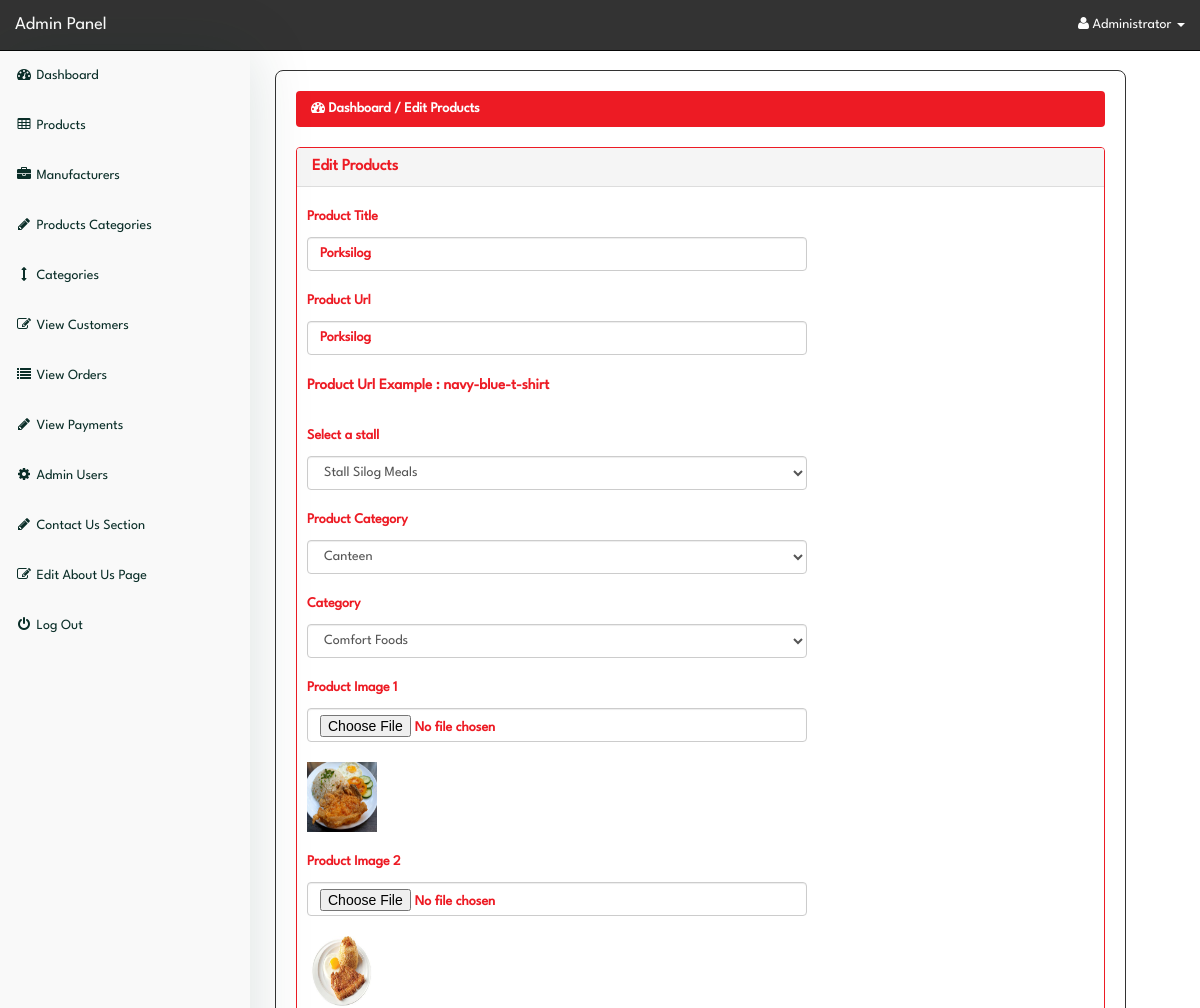
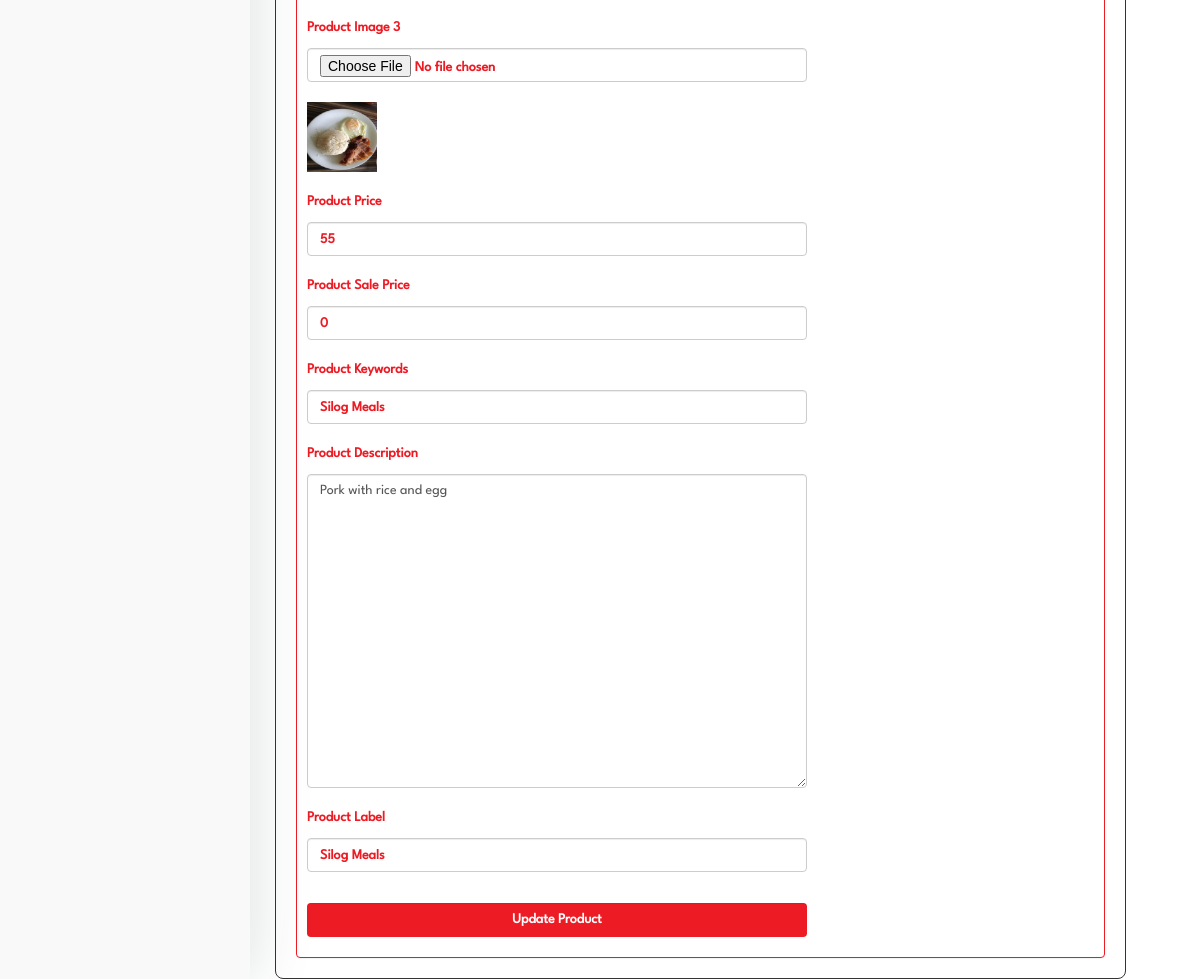
Page /admin/index.php?edit_product=25 (signed in) on the committed database (2 pictures, top to bottom).
### tables this page shows
CREATE TABLE `products` (
  `product_id` int(10) NOT NULL,
  `p_cat_id` int(10) NOT NULL,
  `cat_id` int(10) NOT NULL,
  `manufacturer_id` int(10) NOT NULL,
  `date` timestamp NOT NULL DEFAULT current_timestamp() ON UPDATE current_timestamp(),
  `product_title` text NOT NULL,
  `product_url` text NOT NULL,
  `product_img1` text NOT NULL,
  `product_img2` text NOT NULL,
  `product_img3` text NOT NULL,
  `product_price` int(10) NOT NULL,
  `product_psp_price` int(100) NOT NULL,
  `product_desc` text NOT NULL,
  `product_keywords` text NOT NULL,
  `product_label` text NOT NULL,
  `status` varchar(255) NOT NULL
);

CREATE TABLE `manufacturers` (
  `manufacturer_id` int(10) NOT NULL,
  `manufacturer_title` text NOT NULL,
  `contact` bigint(11) NOT NULL
);

CREATE TABLE `product_categories` (
  `p_cat_id` int(10) NOT NULL,
  `p_cat_title` text NOT NULL
);

CREATE TABLE `categories` (
  `cat_id` int(10) NOT NULL,
  `cat_title` text NOT NULL
);

### admin/edit_product.php (the view, shortened to what this page needs)
<?php
if(!isset($_SESSION['admin_email'])){
echo "<script>window.open('login.php','_self')</script>";
}
else {
?>
<?php
if(isset($_GET['edit_product'])){
$edit_id = $_GET['edit_product'];
$get_p = "select * from products where product_id='$edit_id'";
$run_edit = mysqli_query($con,$get_p);
$row_edit = mysqli_fetch_array($run_edit);
$p_title = $row_edit['product_title'];
$p_cat = $row_edit['p_cat_id'];
$cat = $row_edit['cat_id'];
$m_id = $row_edit['manufacturer_id'];
$p_image1 = $row_edit['product_img1'];
$p_image2 = $row_edit['product_img2'];
$p_image3 = $row_edit['product_img3'];
$p_price = $row_edit['product_price'];
$p_desc = $row_edit['product_desc'];
$p_keywords = $row_edit['product_keywords'];
$psp_price = $row_edit['product_psp_price'];
$p_label = $row_edit['product_label'];
$p_url = $row_edit['product_url'];
}
$get_manufacturer = "select * from manufacturers where manufacturer_id='$m_id'";
$run_manufacturer = mysqli_query($con,$get_manufacturer);
$row_manfacturer = mysqli_fetch_array($run_manufacturer);
$manufacturer_id = $row_manfacturer['manufacturer_id'];
$manufacturer_title = $row_manfacturer['manufacturer_title'];
$get_p_cat = "select * from product_categories where p_cat_id='$p_cat'";
$run_p_cat = mysqli_query($con,$get_p_cat);
$row_p_cat = mysqli_fetch_array($run_p_cat);
$p_cat_title = $row_p_cat['p_cat_title'];
$get_cat = "select * from categories where cat_id='$cat'";
$run_cat = mysqli_query($con,$get_cat);
$row_cat = mysqli_fetch_array($run_cat);
$cat_title = $row_cat['cat_title'];
?>
<!DOCTYPE html>
<html>
<head>
</head>
<body>
  <div class="row">
    <div class="col-lg-12">
      <ol class="breadcrumb">
        <li class="active">
          <i class="fa fa-dashboard"> </i> Dashboard / Edit Products
        </li>
      </ol>
    </div>
  </div>
  <div class="row">
    <div class="col-lg-12">
      <div class="panel panel-default">
        <div class="panel-heading">
          <h3 class="panel-title">
             Edit Products
          </h3>
        </div>
        <div class="panel-body">
          <form class="form-horizontal" method="post" enctype="multipart/form-data">
            <div class="form-group">
              <label class="col-md-3 control-label"> Product Title </label>
              <div class="col-md-6">
                <input type="text" name="product_title" class="form-control" required value="<?php echo $p_title; ?>">
              </div>
            </div>
            <div class="form-group">
              <label class="col-md-3 control-label"> Product Url </label>
              <div class="col-md-6">
                <input type="text" name="product_url" class="form-control" required value="<?php echo $p_url; ?>">
                <br>
                <p style="font-size:15px; font-weight:bold;">
                  Product Url Example : navy-blue-t-shirt
                </p>
              </div>
            </div>
            <div class="form-group">
              <label class="col-md-3 control-label"> Select a stall </label>
              <div class="col-md-6">
                <select name="manufacturer" class="form-control">
                  <option value="<?php echo $manufacturer_id; ?>">
                    <?php echo $manufacturer_title; ?>
                  </option>
                </select>
              </div>
            </div>
            <div class="form-group">
              <label class="col-md-3 control-label"> Product Category </label>
              <div class="col-md-6">
                <select name="product_cat" class="form-control">
                  <option value="<?php echo $p_cat; ?>"> <?php echo $p_cat_title; ?> </option>
                </select>
              </div>
            </div>
            <div class="form-group">
              <label class="col-md-3 control-label"> Category </label>
              <div class="col-md-6">
                <select name="cat" class="form-control">
                  <option value="<?php echo $cat; ?>"> <?php echo $cat_title; ?> </option>
                </select>
              </div>
            </div>
            <div class="form-group">
              <label class="col-md-3 control-label"> Product Image 1 </label>
              <div class="col-md-6">
                <input type="file" name="product_img1" class="form-control">
                <br><img src="product_images/food/<?php echo $p_image1; ?>" width="70" height="70">
              </div>
            </div>
            <div class="form-group">
              <label class="col-md-3 control-label"> Product Image 2 </label>
              <div class="col-md-6">
                <input type="file" name="product_img2" class="form-control">
                <br><img src="product_images/food/<?php echo $p_image2; ?>" width="70" height="70">
              </div>
            </div>
            <div class="form-group">
              <label class="col-md-3 control-label"> Product Image 3 </label>
              <div class="col-md-6">
                <input type="file" name="product_img3" class="form-control">
                <br><img src="product_images/food/<?php echo $p_image3; ?>" width="70" height="70">
              </div>
            </div>
            <div class="form-group">
              <label class="col-md-3 control-label"> Product Price </label>
              <div class="col-md-6">
                <input type="text" name="product_price" class="form-control" required value="<?php echo $p_price; ?>">
              </div>
            </div>
            <div class="form-group">
              <label class="col-md-3 control-label"> Product Sale Price </label>
              <div class="col-md-6">
                <input type="text" name="psp_price" class="form-control" required value="<?php echo $psp_price; ?>">
              </div>
            </div>
            <div class="form-group">
              <label class="col-md-3 control-label"> Product Keywords </label>
              <div class="col-md-6">
                <input type="text" name="product_keywords" class="form-control" required
                  value="<?php echo $p_keywords; ?>">
              </div>
            </div>
            <div class="form-group">
              <label class="col-md-3 control-label"> Product Description </label>
              <div class="col-md-6">
                <textarea name="product_desc" class="form-control" rows="15" id="product_desc"><?php echo $p_desc; ?></textarea>
              </div>
            </div>
            <div class="form-group">
              <label class="col-md-3 control-label"> Product Label </label>
              <div class="col-md-6">
                <input type="text" name="product_label" class="form-control" required value="<?php echo $p_label; ?>">
              </div>
            </div>
            <div class="form-group">
              <label class="col-md-3 control-label"></label>
              <div class="col-md-6">
                <input type="submit" name="update" value="Update Product" class="btn btn-primary form-control">
              </div>
            </div>
          </form>
        </div>
      </div>
    </div>
  </div>
</body>
</html>
<?php } ?>

### admin/index.php (shortened to what this page needs)
<?php
include("includes/db.php");
if(!isset($_SESSION['admin_email'])){
  echo "<script>window.open('login.php','_self')</script>";
} else {
  $admin_session = $_SESSION['admin_email'];
  $get_admin = "select * from admins  where admin_email='$admin_session'";
  $run_admin = mysqli_query($con,$get_admin);
  $row_admin = mysqli_fetch_array($run_admin);
  $admin_name = $row_admin['admin_name'];
?>
<!DOCTYPE html>
<html>
<head>
  <link href="css/bootstrap.min.css" rel="stylesheet">
  <link href="css/style.css" rel="stylesheet">
  <link href="font-awesome/css/font-awesome.min.css" rel="stylesheet">
</head>
<body>
  <div id="wrapper">
    <?php include("includes/sidebar.php");  ?>
    <div id="page-wrapper">
      <div class="container-fluid">
        <?php
          foreach ($pages as $param => $file) {
              if (isset($_GET[$param])) {
                  include($file);
                  break;
              }
          }
        ?>
      </div>
    </div>
  </div>
</body>
</html>
<?php } ?>

### admin/includes/sidebar.php (shortened to what this page needs)
<?php
if(!isset($_SESSION['admin_email'])){
echo "<script>window.open('login.php','_self')</script>";
}
else {
?>
<nav class="navbar navbar-inverse navbar-fixed-top">
  <div class="navbar-header">
    <a class="navbar-brand" href="index.php?dashboard">Admin Panel</a>
  </div>
  <ul class="nav navbar-right top-nav">
    <li class="dropdown">
      <a href="#" class="dropdown-toggle" data-toggle="dropdown">
        <i class="fa fa-user"></i>
        <?php echo $admin_name; ?> <b class="caret"></b>
      </a>
    </li>
  </ul>
  <div class="collapse navbar-collapse navbar-ex1-collapse">
    <ul class="nav navbar-nav side-nav">
      <li>
        <a href="index.php?dashboard">
          <i class="fa fa-fw fa-dashboard"></i> Dashboard
        </a>
      </li>
      <li>
        <a href="#" data-toggle="collapse" data-target="#products">
          <i class="fa fa-fw fa-table"></i> Products
        </a>
      </li>
      <li>
        <a href="#" data-toggle="collapse" data-target="#manufacturers">
          <i class="fa fa-fw fa-briefcase"></i> Manufacturers
        </a>
      </li>
      <li>
        <a href="#" data-toggle="collapse" data-target="#p_cat">
          <i class="fa fa-fw fa-pencil"></i> Products Categories
        </a>
      </li>
      <li>
        <a href="#" data-toggle="collapse" data-target="#cat">
          <i class="fa fa-fw fa-arrows-v"></i> Categories
        </a>
      </li>
      <li>
        <a href="index.php?view_customers">
          <i class="fa fa-fw fa-edit"></i> View Customers
        </a>
      </li>
      <li>
        <a href="index.php?view_orders">
          <i class="fa fa-fw fa-list"></i> View Orders
        </a>
      </li>
      <li>
        <a href="index.php?view_payments">
          <i class="fa fa-fw fa-pencil"></i> View Payments
        </a>
      </li>
      <li>
        <a href="#" data-toggle="collapse" data-target="#users">
          <i class="fa fa-fw fa-gear"></i> Admin Users
        </a>
      </li>
      <li>
        <a href="#" data-toggle="collapse" data-target="#contact_us">
          <i class="fa fa-fw fa-pencil"> </i> Contact Us Section
        </a>
      </li>
      <li>
        <a href="index.php?edit_about_us">
          <i class="fa fa-fw fa-edit"></i> Edit About Us Page
        </a>
      </li>
      <li>
        <a href="logout.php">
          <i class="fa fa-fw fa-power-off"></i> Log Out
        </a>
      </li>
    </ul>
  </div>
</nav>
<?php } ?>

### admin/css/style.css (style rules this page uses)
:root { --p-clr-100: #ed1b24; --p-clr-200: #ff4015; --p-clr-300: #0000d3; --p-clr-400: #ffb222; --p-clr-500: #0097d3; --p-clr-600: #00ad4e; --p-clr-700: #3a0080; --n-clr-100: #fefefe; --n-clr-200: #f9f9f9; --n-clr-300: #0a2e28; --n-clr-400: #012120; }
*, *::before, *::after { margin: 0; padding: 0; box-sizing: border-box; }
h1, h2, h3, h4, h5, h6 { font-weight: 600; }
body { font-family: 'LeagueSpartan-Regular', Helvetica, Arial, sans-serif; margin-top: 100px; }
@media (min-width: 768px) { body { margin-top: 50px; } }
#wrapper { padding-top: 1rem; padding-left: 255px; }
#page-wrapper { width: 90%; margin-top: 1rem; margin-left: 2rem; border-radius: 8px; border: 1px solid #333; }
#page-wrapper .container-fluid { padding: 0; margin: 0; width: 100%; padding: 2rem; }
.top-nav { padding: 0 15px; }
.top-nav > li { display: inline-block; float: left; }
.top-nav > li > a { padding-top: 15px; padding-bottom: 15px; line-height: 20px; color: var(--n-clr-100); }
.navbar-inverse .navbar-nav > li > a { color: var(--n-clr-300); }
.navbar { background-color: #333; }
.navbar .navbar-header a { color: white; }
.side-nav { position: fixed; top: 51px; width: 250px; border-radius: 0; overflow-y: auto; background-color: var(--n-clr-200); bottom: 0; overflow-x: hidden; padding-bottom: 40px; display: flex; align-items: center; justify-content: flex-start; flex-direction: column; box-shadow: 0 0 60px #0a2e2826; }
.side-nav > li, .side-nav > li > a { width: 100%; }
.row .col-lg-12 .panel { margin: 0; border: 0; }
.panel-body { border-radius: 5px; }
.container-fluid .row .col-lg-12 .breadcrumb { background-color: var(--p-clr-100); }
.container-fluid .row .col-lg-12 .breadcrumb li { color: var(--n-clr-100); font-weight: 600; }
.panel { border: 0; border: 1px solid var(--p-clr-100) !important; }
.panel-default .panel-title { color: #ed1b24; }
.panel-default .panel-body { padding: 0; }
.form-horizontal { padding: 1rem; }
.form-horizontal .form-group { margin: 0; width: 50rem; display: flex; align-items: center; justify-content: center; flex-direction: column; gap: 1rem; }
.form-horizontal .form-group .control-label, .form-horizontal .form-group .col-md-6 { padding: 0; margin: 0; color: var(--p-clr-100); text-align: left; width: 100%; }
.form-horizontal .form-group .col-md-6 input { color: var(--p-clr-100); }
.form-horizontal .form-group .col-md-6 input, .form-horizontal .form-group .col-md-6 input::placeholder { font-weight: bold; }
.form-horizontal .form-group input[type='submit'] { border: 0; color: var(--n-clr-100); background-color: var(--p-clr-100); }

### rows in the picture
products: product_title "Porksilog", product_url "Porksilog", manufacturer "Stall Silog Meals", product_cat "Canteen", cat "Comfort Foods", product_img1 (picture), product_img2 (picture), product_img3 (picture), product_price "55", psp_price "0", product_keywords "Silog Meals", product_desc "Pork with rice and egg", product_label "Silog Meals"

### other values in the picture
$admin_name "Administrator"
